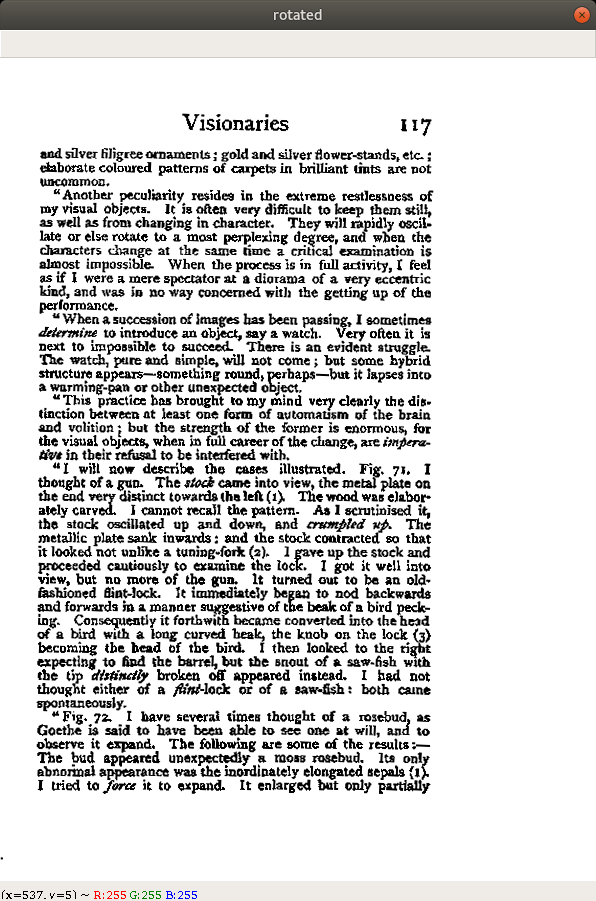
#> input picture rot_test1.png, 596 x 901 px
$ python -i MainApp.py   (imports and definitions only)
#> lines starting #> are read from the running program, lines starting #| are printed output that depends on the picture; after the words box and inside, x2 and y2 are one past the last pixel; in counts of white or black regions, pixels touching at a corner belong together
from PIL import Image

import cv2
import numpy as np
import sys

from PyQt5.QtCore import QFileInfo, QSize
from PyQt5.QtGui import QPixmap, QIcon
from PyQt5.QtWidgets import (QApplication, QWidget, QMainWindow,
                             QAction, QFileDialog,
                             QLabel, QMessageBox, QDesktopWidget)


def image_rotation(img_path):
#> called with img_path = 'rot_test1.png'
    img = cv2.imread(img_path)
#> img is the input picture: shape (901, 596, 3); mean B, G, R 213.9, 214.4, 214.7
    img_copy = img.copy()
    img_copy = cv2.medianBlur(img, 5)
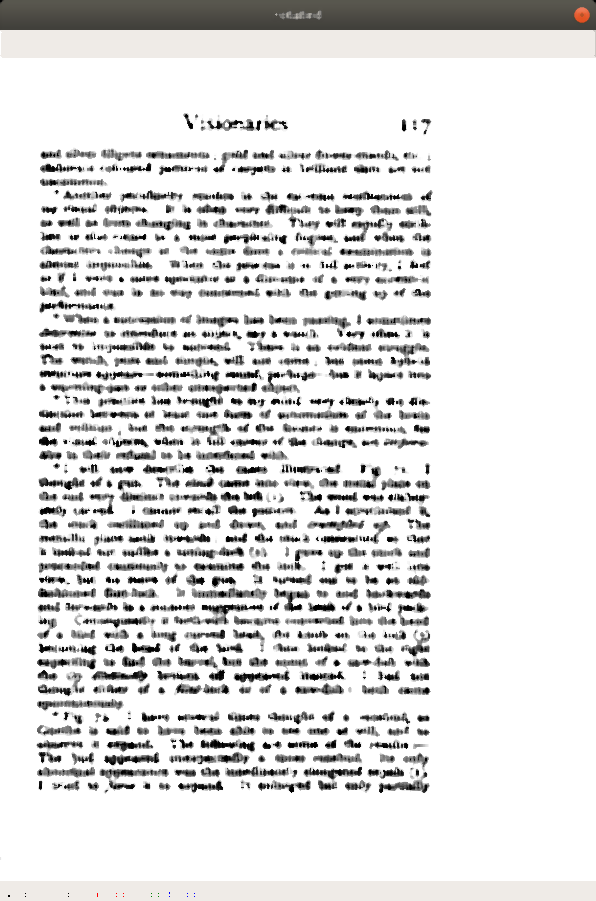
#> img_copy: shape (901, 596, 3); mean B, G, R 222.4, 222.8, 223.1

    gray = cv2.cvtColor(img_copy, cv2.COLOR_BGR2GRAY)
    thresh = cv2.adaptiveThreshold(gray, 255, cv2.ADAPTIVE_THRESH_GAUSSIAN_C, cv2.THRESH_BINARY, 11, 2)
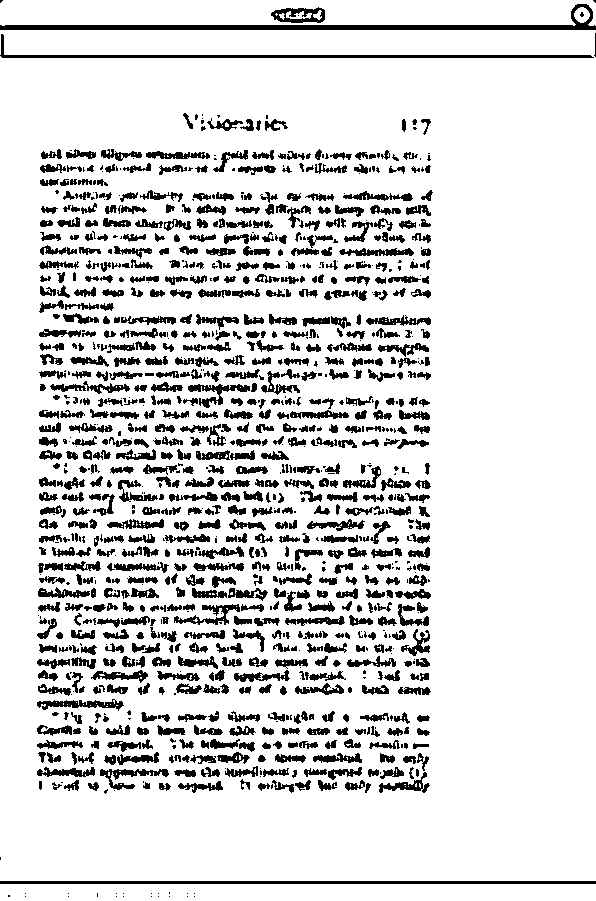
#> thresh: shape (901, 596); 85.5% white; 1063 black regions (311 under 20 px), largest, box (x1, y1, x2, y2) and area: (0, 4, 596, 30) 3169, (0, 34, 594, 58) 1836, (0, 881, 596, 884) 1788
    thresh = cv2.bitwise_not(thresh)

    kernel = np.ones((2, 2), np.uint8)

    closing = cv2.morphologyEx(thresh, cv2.MORPH_CLOSE, kernel)
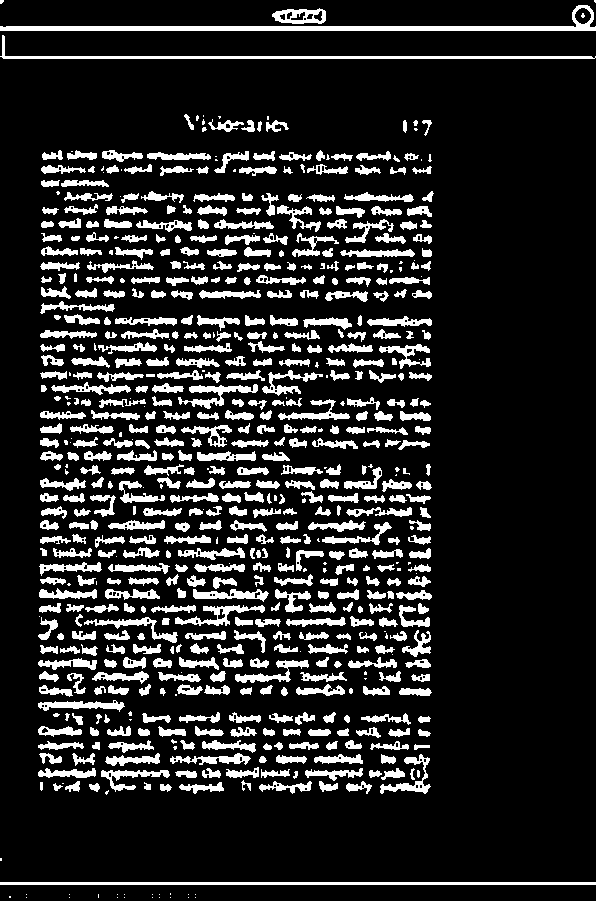
#> closing: shape (901, 596); 15.5% white; 655 white regions (113 under 20 px), largest, box (x1, y1, x2, y2) and area: (0, 5, 596, 31) 3172, (0, 35, 596, 59) 1839, (0, 882, 596, 885) 1788
    opening = cv2.morphologyEx(closing, cv2.MORPH_OPEN, kernel)
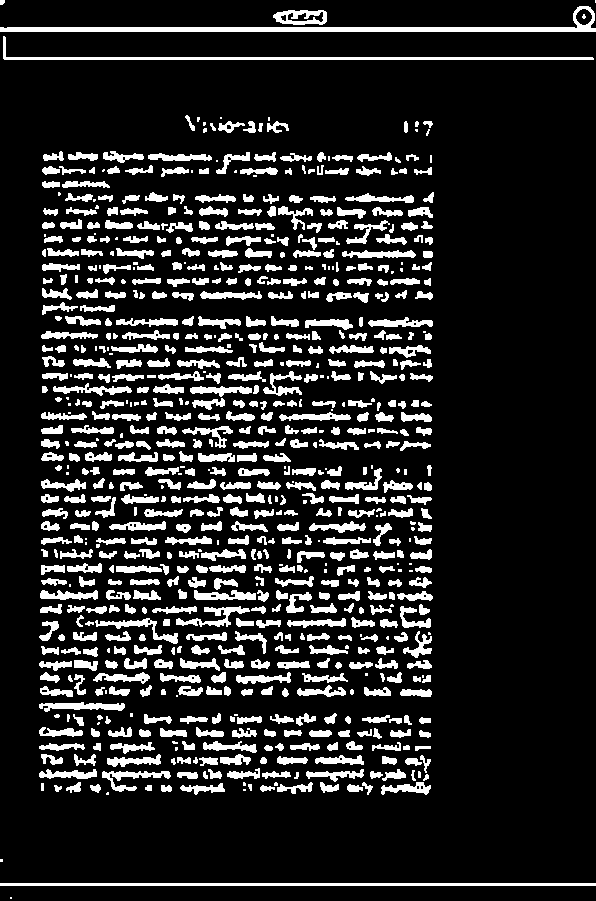
#> opening: shape (901, 596); 15% white; 775 white regions (122 under 20 px), largest, box (x1, y1, x2, y2) and area: (0, 6, 596, 32) 3172, (3, 36, 594, 60) 1833, (0, 883, 596, 886) 1788

    average_theta = 0
    t = 0
    # Calculate lines
    lines = cv2.HoughLines(opening, 1, np.pi / 180, 275)
#> lines = 47 rows, first 8: [28, 1.57], [883, 1.57], [58, 1.57], [775, 1.57], [417, 1.57], [377, 1.57], [623, 1.57], [322, 1.57]

    for i in range(0, len(lines)):
        for rho, theta in lines[i]:
            a = np.cos(theta)
            b = np.sin(theta)
            x0 = a * rho
            y0 = b * rho
            x1 = int(x0 + 1000 * (-b))
            y1 = int(y0 + 1000 * a)
            x2 = int(x0 - 1000 * (-b))
            y2 = int(y0 - 1000 * a)
            cv2.line(img_copy, (x1, y1), (x2, y2), (0, 255, 0), 1)
            average_theta += theta
            t += 1
#> this loop made 47 passes
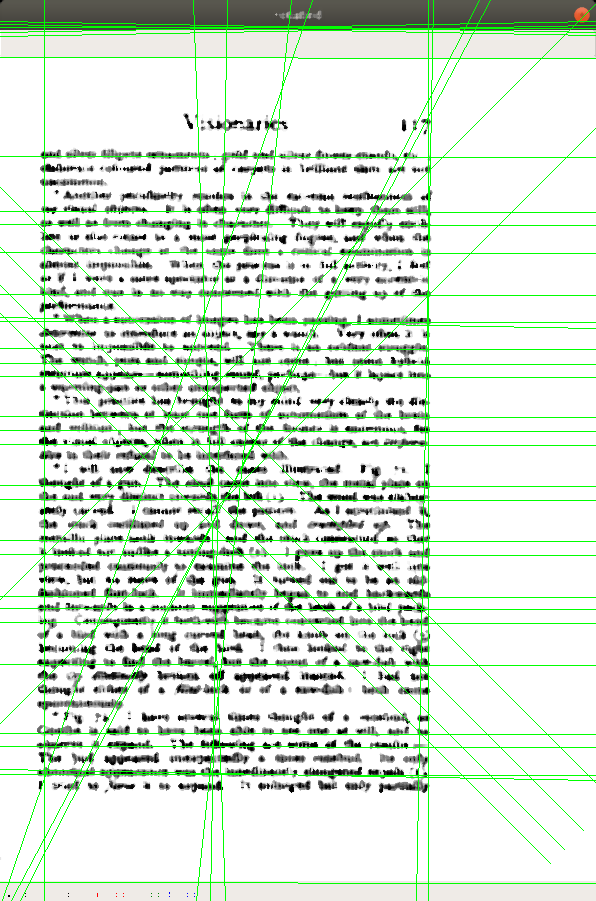
#> img_copy: shape (901, 596, 3); 5.5% of pixels changed, all inside (x1, y1, x2, y2) = (0, 0, 596, 901)
#> after the loop, average_theta = 65.83; t = 47

    # Search the angle
    angle = ((average_theta / t) - (np.pi / 180 * 90)) * 180 / np.pi
#> angle = -9.74
    h, w = img.shape[:2]
#> h = 901; w = 596

    # Rotated the image
    M = cv2.getRotationMatrix2D((w / 2, h / 2), angle, 1.0)
#> M = [[0.986, -0.169, 80.55], [0.169, 0.986, -43.94]]
    rotated = cv2.warpAffine(img, M, (w, h), flags=cv2.INTER_CUBIC, borderMode=cv2.BORDER_REPLICATE)
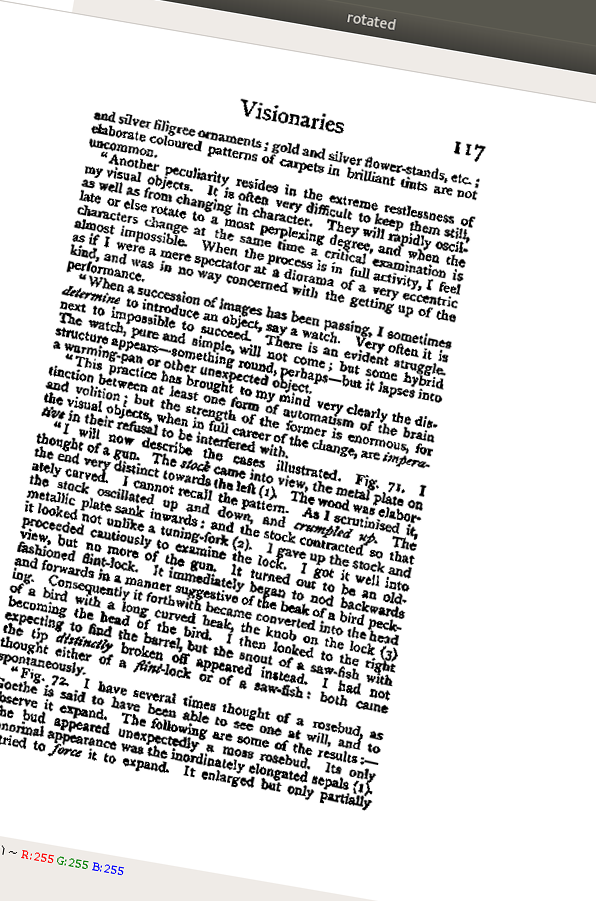
#> rotated: shape (901, 596, 3); mean B, G, R 214.7, 215.1, 215.3

    cv2.imshow('rotated', rotated)
    return rotated


# [77 lines that did not run here, left out]


# [4 lines not run here, left out]

>>> result = image_rotation('rot_test1.png')

$ run again, on rot_test2.png
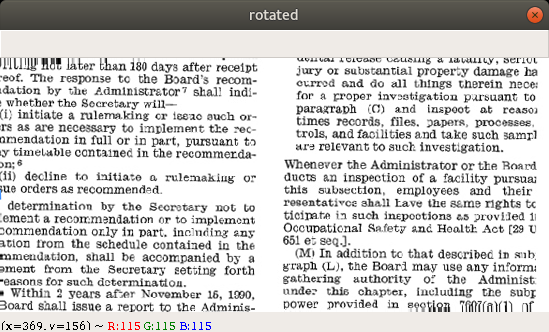
#> input picture rot_test2.png, 549 x 332 px
#> in image_rotation, img is the input picture: shape (332, 549, 3); mean B, G, R 205, 206.1, 207
#> closing: shape (332, 549); 23.1% white; 339 white regions (54 under 20 px), largest, box (x1, y1, x2, y2) and area: (0, 5, 549, 31) 2937, (132, 56, 432, 71) 982, (99, 280, 202, 300) 649
#> opening: shape (332, 549); 22.1% white; 468 white regions (84 under 20 px), largest, box (x1, y1, x2, y2) and area: (0, 6, 549, 32) 2937, (249, 10, 303, 25) 506, (255, 312, 410, 317) 455
#> lines = 28 rows, first 8: [28, 1.57], [79, 1.59], [91, 1.59], [116, 1.59], [129, 1.59], [67, 1.59], [258, 1.57], [295, 1.57]
#> the loop in image_rotation, `for i in range(0, len(lines)):` made 28 passes
#> after the loop in image_rotation, `for i in range(0, len(lines)):`:
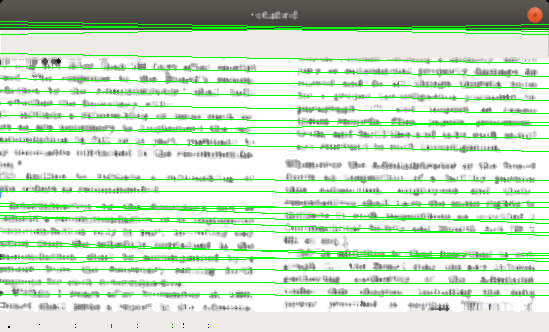
#> img_copy: shape (332, 549, 3); mean B, G, R 201, 222.9, 203.1
#> after the loop in image_rotation, `for i in range(0, len(lines)):`: average_theta = 44.21; t = 28
#> angle = 0.464
#> M = [[1, 0.0081, -1.34], [-0.0081, 1, 2.23]]
#> in image_rotation, `rotated = cv2.warpAffine(img, M, (w, h), flags=cv2.INTER_CUBIC, border..`:
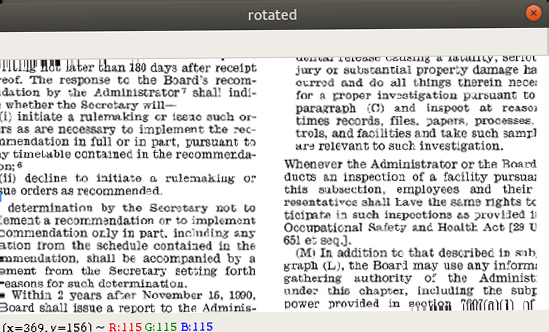
#> rotated: shape (332, 549, 3); mean B, G, R 204.3, 205.5, 206.4

$ run again, on rot_test3.png
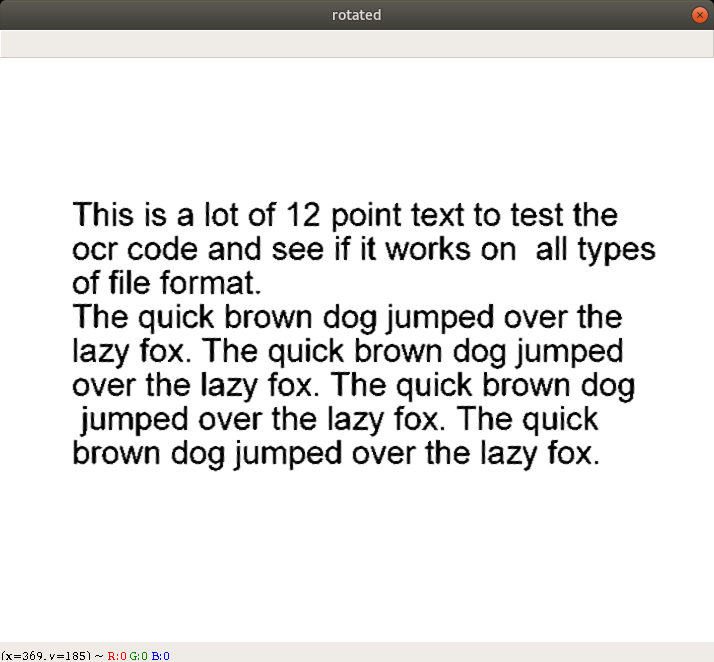
#> input picture rot_test3.png, 714 x 662 px
#> in image_rotation, img is the input picture: shape (662, 714, 3); mean B, G, R 229, 229.6, 230
#> closing: shape (662, 714); 7.9% white; 237 white regions (25 under 20 px), largest, box (x1, y1, x2, y2) and area: (0, 5, 714, 31) 3762, (0, 35, 714, 59) 2193, (0, 643, 714, 646) 2142
#> in image_rotation, `opening = cv2.morphologyEx(closing, cv2.MORPH_OPEN, kernel)`:
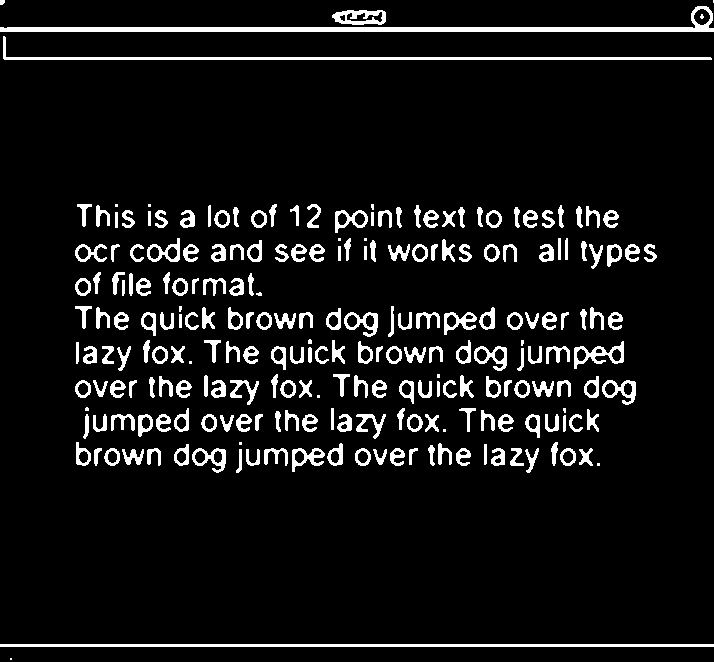
#> opening: shape (662, 714); 7.9% white; 232 white regions (20 under 20 px), largest, box (x1, y1, x2, y2) and area: (0, 6, 714, 32) 3762, (3, 36, 712, 60) 2187, (0, 644, 714, 647) 2142
#> lines = 13 rows, first 8: [28, 1.57], [644, 1.57], [58, 1.57], [38, 1.55], [34, 1.55], [32, 1.55], [25, 1.59], [21, 1.59]
#> the loop in image_rotation, `for i in range(0, len(lines)):` made 13 passes
#> after the loop in image_rotation, `for i in range(0, len(lines)):`:
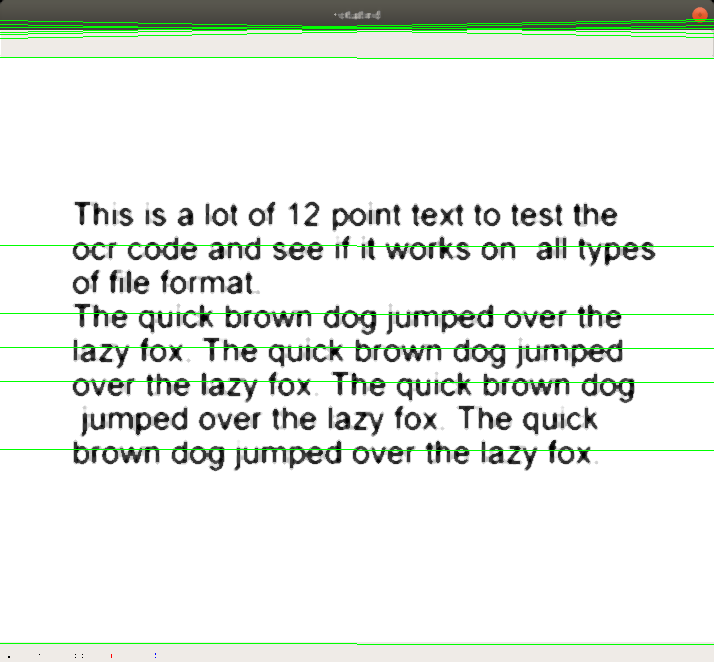
#> img_copy: shape (662, 714, 3); mean B, G, R 227.9, 233.2, 228.8
#> after the loop in image_rotation, `for i in range(0, len(lines)):`: average_theta = 20.4; t = 13
#> angle = -0.0769
#> M = [[1, -0.00134, 0.445], [0.00134, 1, -0.479]]

$ run again, on rot_test4.png
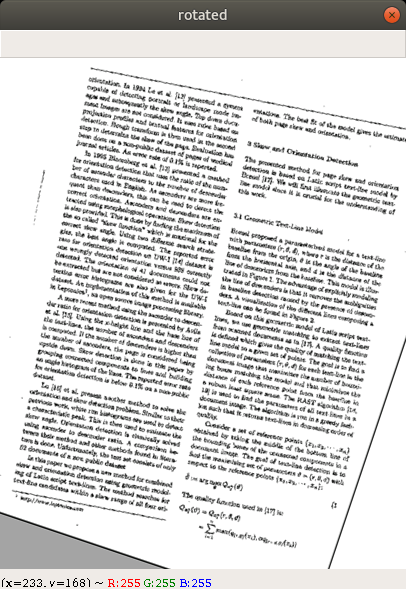
#> input picture rot_test4.png, 406 x 589 px
#> in image_rotation, img is the input picture: shape (589, 406, 3); mean B, G, R 215, 215.7, 216.1
#> closing: shape (589, 406); 22.1% white; 417 white regions (61 under 20 px), largest, box (x1, y1, x2, y2) and area: (0, 341, 406, 573) 2699, (0, 5, 406, 31) 2222, (0, 35, 406, 59) 1269
#> opening: shape (589, 406); 21.6% white; 585 white regions (84 under 20 px), largest, box (x1, y1, x2, y2) and area: (0, 6, 406, 32) 2222, (169, 345, 406, 574) 1359, (0, 513, 167, 571) 1337
#> lines = 19 rows, first 8: [28, 1.57], [58, 1.57], [567, 1.59], [32, 1.55], [265, 1.76], [184, 1.76], [305, 1.76], [354, 1.76]
#> the loop in image_rotation, `for i in range(0, len(lines)):` made 19 passes
#> after the loop in image_rotation, `for i in range(0, len(lines)):`:
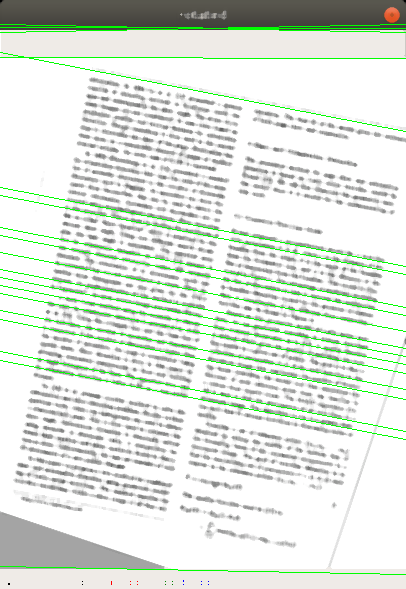
#> img_copy: shape (589, 406, 3); mean B, G, R 218.4, 227.2, 219.5
#> after the loop in image_rotation, `for i in range(0, len(lines)):`: average_theta = 32.55; t = 19
#> angle = 8.16
#> M = [[0.99, 0.142, -39.74], [-0.142, 0.99, 31.79]]
#> in image_rotation, `rotated = cv2.warpAffine(img, M, (w, h), flags=cv2.INTER_CUBIC, border..`:
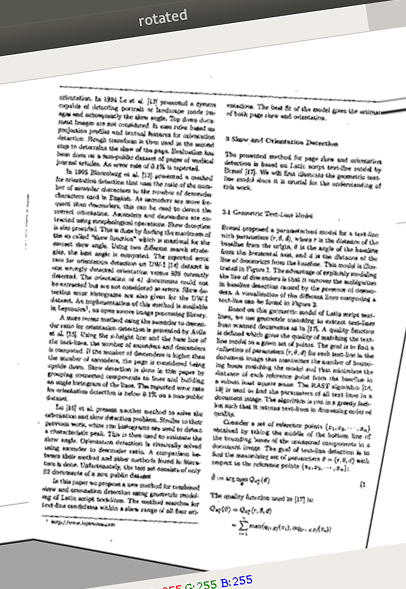
#> rotated: shape (589, 406, 3); mean B, G, R 214.8, 215.5, 215.8
